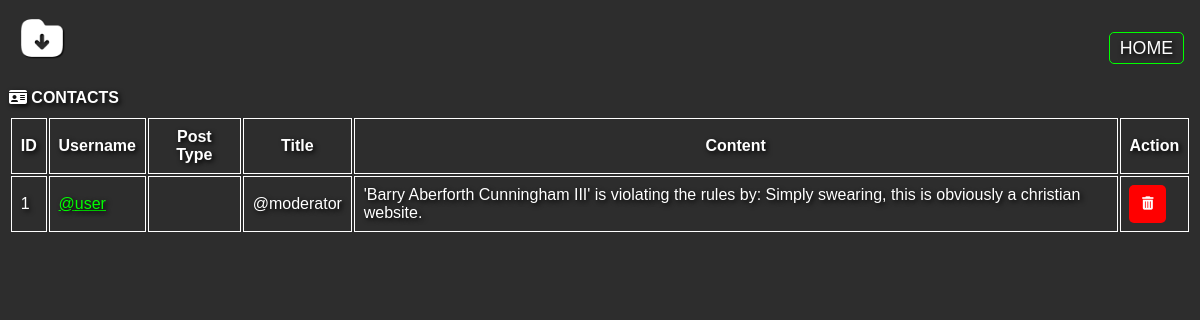
Page /dashboard/suggestions.php (signed in) on the committed database.
### tables this page shows
CREATE TABLE `admin_contact` (
  `contact_id` int(11) NOT NULL,
  `user_id` int(11) NOT NULL COMMENT 'Poster',
  `title` varchar(50) NOT NULL,
  `post_type` enum('suggestion','report','bug') NOT NULL,
  `content` text NOT NULL,
  `date_posted` date NOT NULL DEFAULT current_timestamp()
);

CREATE TABLE `user` (
  `user_id` int(11) NOT NULL,
  `username` varchar(20) NOT NULL,
  `password` varchar(35) NOT NULL,
  `email` varchar(50) NOT NULL,
  `nickname` varchar(50) NOT NULL,
  `bio` text NOT NULL,
  `date_register` date NOT NULL DEFAULT current_timestamp(),
  `address` text NOT NULL,
  `picture` text NOT NULL,
  `level` enum('admin','mod','basic') NOT NULL
);

### dashboard/suggestions.php (the view, shortened to what this page needs)
<?php
require '../backend/connection.php';
?>
<!DOCTYPE html>
<html>
    <head>
        <link rel="stylesheet" href="..\assets\css\main.css">
        <link rel="stylesheet" href="../assets/fontawesome-6.4.2/css/all.min.css">
    </head>
    <header>
        <div class="header" style="position: fixed;">
            <a href="#">
                <div class="icon">
                        <img src="../assets/images/icon_shadow.png" alt="icon">
                </div>
            </a>
            <div class="nav-list">
                <nav>
                    <a href="."><button class="btn-inv selected">HOME</button></a>
                </nav>
            </div>
        </div>
    </header>
    <body>
        <div class="gap"></div>
        <div class="form-body">
            <h4><i class="fa fa-id-card"></i> CONTACTS</h4>
            <table style="width: 100%;" id="table-data" class="table-data">
                <thead>
                    <tr class="table-header">
                        <th>ID</th>
                        <th>Username</th>
                        <th>Post Type</th>
                        <th>Title</th>
                        <th>Content</th>
                        <th>Action</th>
                    </tr>
                </thead>
                <tbody>
                    <?php
                    $sql = mysqli_query($connection,"SELECT * FROM admin_contact AS p JOIN user ON user.user_id = p.user_id");
                    while ($row = mysqli_fetch_array($sql)) {?>
                        <tr>
                            <td><?= $row['contact_id'] ?></td>
                            <td><a href="../user.php?id=<?= $row['user_id'] ?>" class="linked">@<?= $row['username'] ?></a></td>
                            <td><?= $row['post_type'] ?></td>
                            <td><?= $row['title'] ?></td>
                            <td><?= $row['content'] ?></td>
                            <td id="action">
                                <a href="#">
                                    <button onclick="deletion(<?= $row['contact_id'] ?>)" class="btn-red"><i class="fa fa-trash"></i></button>
                                </a>
                            </td>
                        </tr>
                        <?php } ?>
                </tbody>
            </table>
        </div>
    </body>
</html>

### assets/css/main.css (style rules this page uses)
body { background-image: url(../images/banner.jpg); background: rgb(45,45,45); color: white; margin: 0; padding: 0; font-family: Arial, Helvetica, sans-serif; text-shadow: 2px 2px 5px black; animation: fadeInAnimation ease 1s; }
a { text-decoration: none; }
a, a > * { color: white; }
.gap { padding-top: 5rem; }
.linked { color: lime; text-decoration: underline; }
.header { color: white; display: flex; flex-grow: 1; flex-wrap: wrap; width: 100%; height: 5rem; z-index: 1; }
.header > * { margin: 1vh 1vw; }
.icon { flex-basis: 10%; padding: 5px; border-radius: 5px; transition: 0.1s; }
.icon img { height: 50px; }
.nav-list { position: relative; margin: auto 0; margin-left: auto; }
.nav-list nav { margin: auto 1pc; display: flex; }
.nav-list nav > * { margin-top: 1pc; }
button, input[type="submit"] { background: green; color: white; padding: 0.5ch 1ch; border: 0; border-radius: 5px; transition: 100ms ease-in; cursor: pointer; }
.selected { border: 1px solid lime; }
.btn-red { background: red; }
.btn-inv { background: none; text-shadow: 2px 2px 5px black; font-size: 2ch; }
.form-body > * { margin: 1ch 0; }
.form-body { margin: 1ch; }
.dl-dropdown li, button { background: green; list-style: none; }
.table-data th, .table-data td { padding: 1ch; border: 1px solid white; }
.table-data button { width: 5ch; height: 5ch; }

### rows in the picture
admin_contact: contact_id "1", user.username "user", title "@moderator", content "'Barry Aberforth Cunningham III' is violating the rules by: Simply swearing, this is obviously a christian website."
